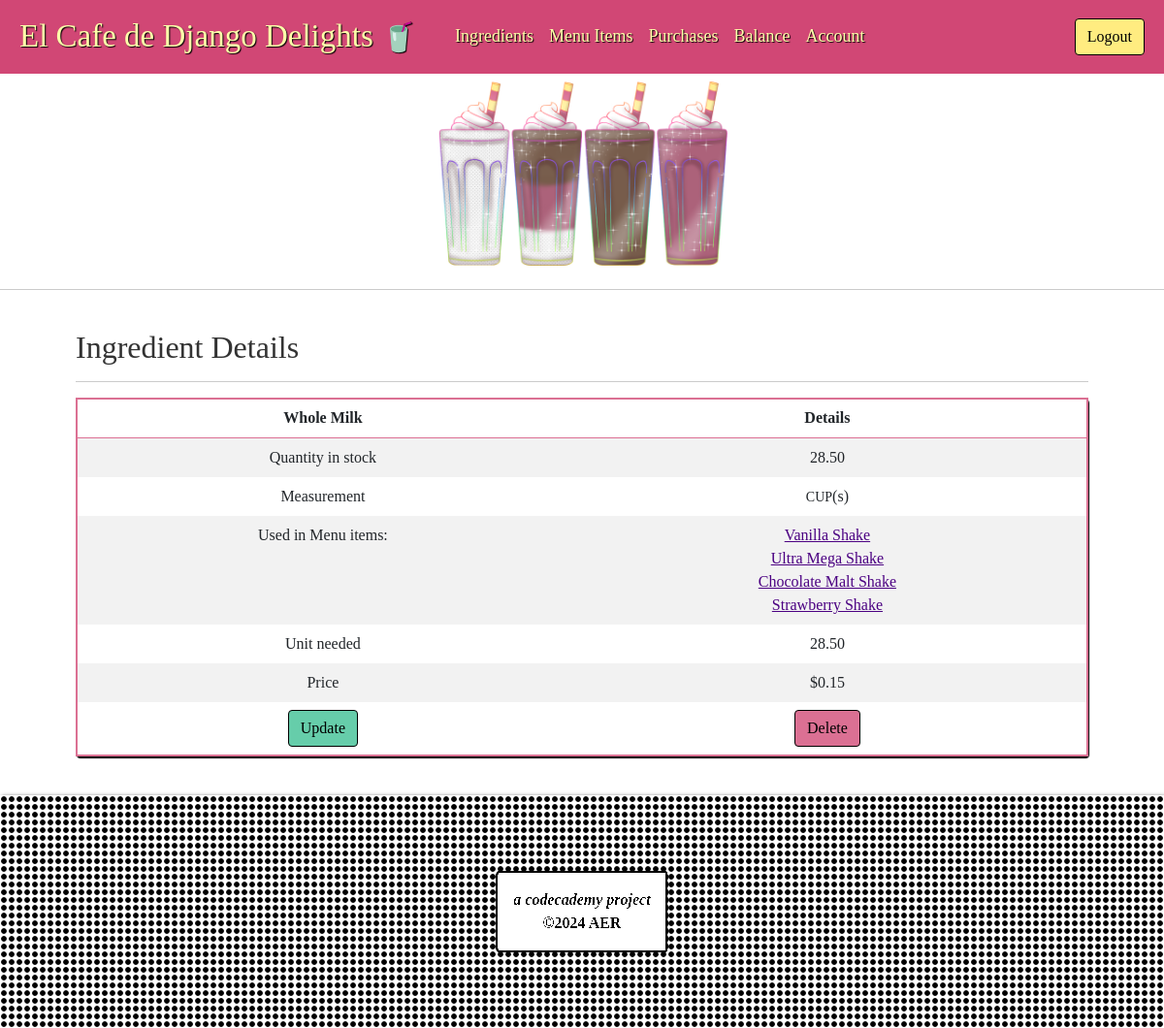
/ingredient/5 (signed in), run on the app's committed database.
### inventory/models.py (models this page shows, shortened)
class Ingredient(models.Model):
    POUND = "LB"
    TEASPOON = "TSP"
    TABLESPOON = "TBSP"
    CUP = "CUP"
    OUNCE = "OZ"
    PINT = "PINT"
    QUART = "QT"
    GALLON = "GAL"
    GRAM = "GRAM"
    COUNT = "CNT"
    UNIT_TYPE_CHOICES = [
        (TEASPOON, "Teaspoon"),
        (TABLESPOON, "Tablespoon"),
        (CUP, "Cup"),
        (OUNCE, "Ounce"),
        (PINT, "Pint"),
        (QUART, "Quart"),
        (GALLON, "Gallon"),
        (POUND, "Pound"),
        (GRAM, "Gram"),
        (COUNT, "Count"),
    ]
    name = models.CharField(max_length=64)
    quantity = models.DecimalField(max_digits=5, decimal_places=2, default=0.00)    #.FloatField(default=0.5)
    unit = models.CharField(max_length=4, choices=UNIT_TYPE_CHOICES, default=POUND)
    unit_price = models.DecimalField(max_digits=5, decimal_places=2, default=0.00)    #.FloatField(default=0.5)

class RecipeRequirement(models.Model):
    menu_item = models.ForeignKey(MenuItem, on_delete=models.CASCADE)
    ingredient = models.ForeignKey(Ingredient, on_delete=models.CASCADE)
    quantity = models.DecimalField(decimal_places=1, max_digits=4)

class MenuItem(models.Model):
    title = models.CharField(max_length=128)
    price = models.DecimalField(decimal_places=2, max_digits=5)

### inventory/views.py (the view)
# urls.py: path("ingredient/<pk>", views.IngredientDetail.as_view(), name="ingredientdetails"),
class IngredientDetail(LoginRequiredMixin, DetailView):
  model = Ingredient
  template_name = "inventory/ingredient_details.html"
  def get_context_data(self, **kwargs):
    context = super().get_context_data(**kwargs)
    context['object'] = self.object
    ingredient = Ingredient.objects.get(id=context['object'].pk)
    recipe_requirements_list = []
    for item in context['object'].reciperequirement_set.all():
      recipe_requirements_list.append(item)
    context = {
      'ingredient':ingredient,
      'recipe_requirements_list': recipe_requirements_list
    }
    return context

### inventory/templates/inventory/ingredient_details.html
{% extends 'base.html' %}
{% load static %}
{% block head %}
  <link rel="stylesheet" type="text/css" href="{% static 'inventory/style.css' %}">
{% endblock %}
{% block content %}
<div class="container-fluid p-4">
  <div class="container">
	<h2>Ingredient Details</h2>
	<hr>
    <table class="table table-striped">
      <tr>
        <tr>
          <th>{{ ingredient.name | title}}</th>
          <th>Details</th>
        </tr>
      </tr>
      <tr>
        <td>Quantity in stock</td>
        <td>{{ ingredient.quantity }}</td>
      </tr>
      <tr>
        <td>Measurement</td>
        <td><small>{{ ingredient.unit }}</small>(s)</td>
      </tr>
      <tr>
        <td>Used in Menu items:</td>
        <td>
          {% for item in recipe_requirements_list %}
            <a href="{% url 'menuitemdetails' item.menu_item.id %}">{{ item.menu_item.title}}</a><br>
          {% endfor %}
        </td>
      </tr>
      <tr>
        <td>Unit needed</td>
        <td>{{ ingredient.quantity }}</td>
      </tr>
      <tr>
        <td>Price</td>
        <td>${{ ingredient.unit_price }}</td>
      </tr>
      <tr>
        <td><a role="button" href="{% url 'ingredientupdate' ingredient.id %}" class="btn btn-success text-light">Update</a></td>
        <td><a role="button" href="{% url 'ingredientdelete' ingredient.id %}" class="btn btn-danger text-light">Delete</a></td>
      </tr>
    </table>
  </div>
</div>
{% endblock %}

### inventory/static/inventory/style.css (style rules this page uses)
html { font-size: 16px; }
body { color: #333; margin: 0; padding: 0; font-family: 'Times New Roman', serif; }
a:link,a:visited { color: #4B0082 }
.btn-success { color: #000!important;background-color: #66CDAA!important;border-color: #000!important }
.btn-danger { color: #000!important;background-color: #DB7093!important;border-color: #000!important }
.table, form { border: 2px solid #DB7093!important; border-radius: 4px; box-shadow: 1px 2px 1px #000 }
.table th { text-align: center }
.table td { border: none; text-align: center }

### data on the page
Ingredient: name "Whole Milk", quantity "28.50", unit "CUP", unit_price "0.15"
RecipeRequirement: menu_item "Vanilla Shake"
RecipeRequirement: menu_item "Ultra Mega Shake"
RecipeRequirement: menu_item "Chocolate Malt Shake"
RecipeRequirement: menu_item "Strawberry Shake"
